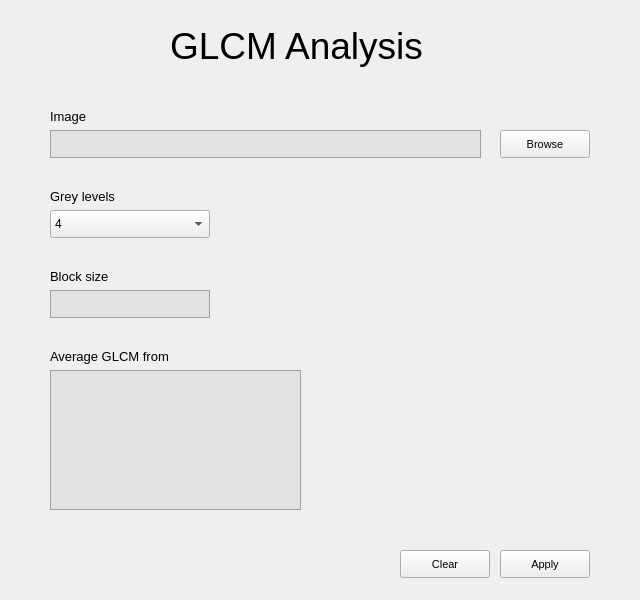
<?xml version="1.0" encoding="UTF-8"?>
<ui version="4.0">
 <class>main_window</class>
 <widget class="QMainWindow" name="main_window">
  <property name="geometry">
   <rect>
    <x>0</x>
    <y>0</y>
    <width>640</width>
    <height>600</height>
   </rect>
  </property>
  <property name="windowTitle">
   <string>MainWindow</string>
  </property>
  <widget class="QWidget" name="central_widget">
   <widget class="QLabel" name="title">
    <property name="geometry">
     <rect>
      <x>170</x>
      <y>10</y>
      <width>300</width>
      <height>71</height>
     </rect>
    </property>
    <property name="font">
     <font>
      <pointsize>28</pointsize>
     </font>
    </property>
    <property name="layoutDirection">
     <enum>Qt::LeftToRight</enum>
    </property>
    <property name="styleSheet">
     <string notr="true">text-align: center;</string>
    </property>
    <property name="text">
     <string>GLCM Analysis</string>
    </property>
   </widget>
   <widget class="QLabel" name="image_label">
    <property name="geometry">
     <rect>
      <x>50</x>
      <y>100</y>
      <width>51</width>
      <height>32</height>
     </rect>
    </property>
    <property name="font">
     <font>
      <pointsize>10</pointsize>
     </font>
    </property>
    <property name="text">
     <string>Image</string>
    </property>
   </widget>
   <widget class="QTextEdit" name="file_path_input">
    <property name="geometry">
     <rect>
      <x>50</x>
      <y>130</y>
      <width>431</width>
      <height>28</height>
     </rect>
    </property>
    <property name="styleSheet">
     <string notr="true">background-color: #e3e3e3;
border: 1px solid #a0a0a0</string>
    </property>
   </widget>
   <widget class="QPushButton" name="browse_button">
    <property name="geometry">
     <rect>
      <x>500</x>
      <y>130</y>
      <width>90</width>
      <height>28</height>
     </rect>
    </property>
    <property name="font">
     <font>
      <pointsize>8</pointsize>
     </font>
    </property>
    <property name="text">
     <string>Browse</string>
    </property>
   </widget>
   <widget class="QLabel" name="grey_levels_label">
    <property name="geometry">
     <rect>
      <x>50</x>
      <y>180</y>
      <width>81</width>
      <height>32</height>
     </rect>
    </property>
    <property name="font">
     <font>
      <pointsize>10</pointsize>
     </font>
    </property>
    <property name="text">
     <string>Grey levels</string>
    </property>
   </widget>
   <widget class="QComboBox" name="grey_levels_input">
    <property name="geometry">
     <rect>
      <x>50</x>
      <y>210</y>
      <width>160</width>
      <height>28</height>
     </rect>
    </property>
    <item>
     <property name="text">
      <string>4</string>
     </property>
    </item>
    <item>
     <property name="text">
      <string>8</string>
     </property>
    </item>
    <item>
     <property name="text">
      <string>16</string>
     </property>
    </item>
    <item>
     <property name="text">
      <string>32</string>
     </property>
    </item>
   </widget>
   <widget class="QLabel" name="block_size_label">
    <property name="geometry">
     <rect>
      <x>50</x>
      <y>260</y>
      <width>81</width>
      <height>32</height>
     </rect>
    </property>
    <property name="font">
     <font>
      <pointsize>10</pointsize>
     </font>
    </property>
    <property name="text">
     <string>Block size</string>
    </property>
   </widget>
   <widget class="QTextEdit" name="block_size_input">
    <property name="geometry">
     <rect>
      <x>50</x>
      <y>290</y>
      <width>160</width>
      <height>28</height>
     </rect>
    </property>
    <property name="styleSheet">
     <string notr="true">background-color: #e3e3e3;
border: 1px solid #a0a0a0</string>
    </property>
   </widget>
   <widget class="QLabel" name="average_glcm_from_label">
    <property name="geometry">
     <rect>
      <x>50</x>
      <y>340</y>
      <width>151</width>
      <height>32</height>
     </rect>
    </property>
    <property name="font">
     <font>
      <pointsize>10</pointsize>
     </font>
    </property>
    <property name="text">
     <string>Average GLCM from</string>
    </property>
   </widget>
   <widget class="QPushButton" name="clear_button">
    <property name="geometry">
     <rect>
      <x>400</x>
      <y>550</y>
      <width>90</width>
      <height>28</height>
     </rect>
    </property>
    <property name="font">
     <font>
      <pointsize>8</pointsize>
     </font>
    </property>
    <property name="text">
     <string>Clear</string>
    </property>
   </widget>
   <widget class="QPushButton" name="apply_button">
    <property name="geometry">
     <rect>
      <x>500</x>
      <y>550</y>
      <width>90</width>
      <height>28</height>
     </rect>
    </property>
    <property name="font">
     <font>
      <pointsize>8</pointsize>
     </font>
    </property>
    <property name="text">
     <string>Apply</string>
    </property>
   </widget>
   <widget class="QTableWidget" name="average_glcm_from_input">
    <property name="geometry">
     <rect>
      <x>50</x>
      <y>370</y>
      <width>251</width>
      <height>140</height>
     </rect>
    </property>
    <property name="styleSheet">
     <string notr="true">background-color: #e3e3e3;
border: 1px solid #a0a0a0</string>
    </property>
   </widget>
  </widget>
 </widget>
 <resources/>
 <connections/>
</ui>
